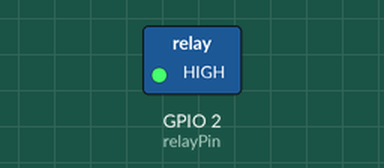
The program below on a simulated ESP32-C3. Shown: switched loads named in the program (green lamp = pin HIGH). Dashed ring = blinking. What the program prints to the serial monitor is not drawn.

Above: at 0.2 s.
Timing chart, 0 to 3.0 s (numbered marks = the images above):
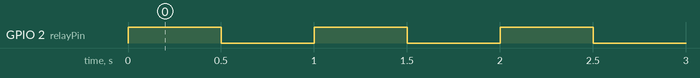

The program:

main.cpp
```cpp
#include <Arduino.h>
// 定义继电器控制引脚
const int relayPin = 2; // 继电器模块的控制引脚

void setup()
{
  Serial.begin(115200);
  pinMode(relayPin, OUTPUT);   // 设置继电器引脚为输出模式
  digitalWrite(relayPin, LOW); // 初始化继电器为关闭状态
}

void loop()
{
  digitalWrite(relayPin, HIGH); // 打开继电器（设备工作）
  Serial.println("Relay ON"); // 打印状态
  delay(500);                  // 保持5秒
  digitalWrite(relayPin, LOW); // 关闭继电器（设备停止）
  Serial.println("Relay OFF"); // 打印状态
  delay(500);                 // 保持5秒
}
```

Measured:
- by itself, GPIO 2 (relayPin): alternates HIGH for 0.50 s and LOW for 0.50 s
